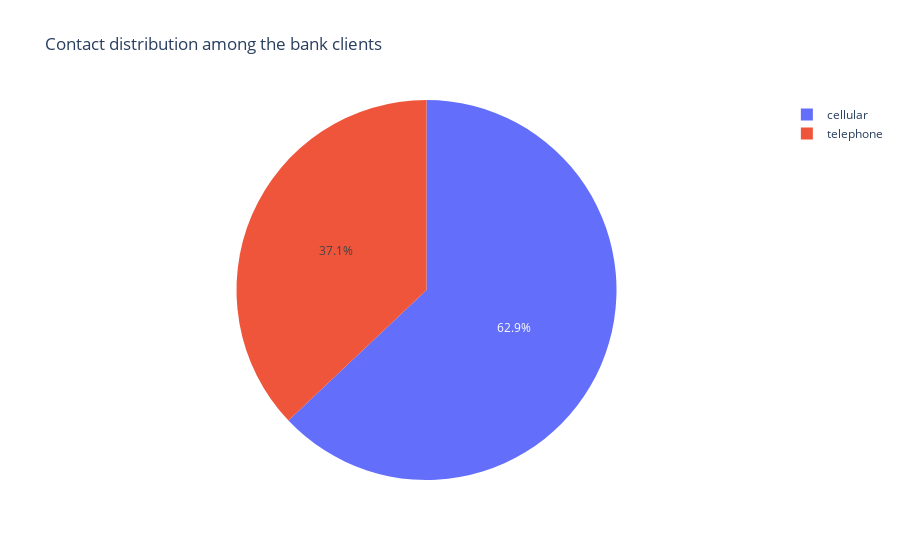

This figure's notebook cell:
### Code cell
counts = df['contact'].value_counts()

fig = px.pie(
    names=counts.index,  
    values=counts.values,
    title="Contact distribution among the bank clients")
fig.show()

### Figure 1 — Plotly figure (JSON) as saved in the notebook; plotly's stock layout.template omitted (floating-point values rounded to 4 significant figures)
{"data": [{"domain": {"x": [0, 1], "y": [0, 1]}, "hovertemplate": "label=%{label}<br>value=%{value}<extra></extra>", "labels": ["cellular", "telephone"], "legendgroup": "", "name": "", "showlegend": true, "type": "pie", "values": [12963, 7631]}], "layout": {"autosize": true, "legend": {"tracegroupgap": 0}, "title": {"text": "Contact distribution among the bank clients"}}}
